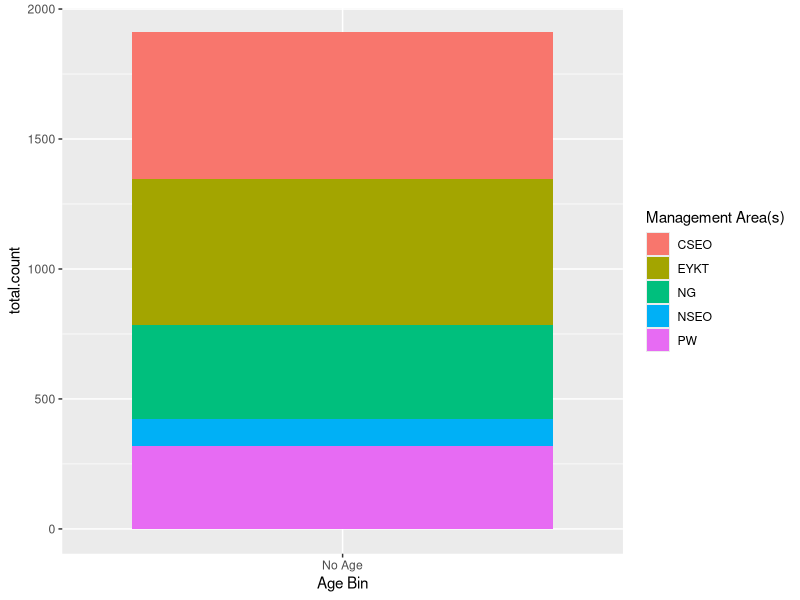

The R script that drew this image: (Note: this script raises an error after producing the figure.)
library(tidyverse)
library(lubridate)

fish.data <- read_csv("ADU Specimen Analysis.csv")

fish.data %>%
  filter(`Common Name` == "lingcod",
         `Sampling Year` == 2018) %>%
  group_by(`Management Area(s)`, `Age Bin`) %>%
  summarise(total.count = sum(`Specimen Count`)) %>%
  ggplot(aes(x = `Age Bin`, y = total.count)) +
  geom_bar(stat = "identity",
           aes(fill = `Management Area(s)`))

x <- unique(fish.data$`Common Name`)
x

includeHTML(paste0(getwd(),"/www/","adfgaboutus1.html"))

#h1 - h6 coresonds to the text size: h1 is largest, then it sgets smaller as you go

# tags$div(
#   tags$h1("Heading"), 
#   tags$h2("Subheading"), 
#   tags$h3("Subsubheading"), 
#   tags$h4("Subsubsubheading"), 
#   tags$h5("Subsubsubsubheading"), 
#   tags$h6("Subsubsubsubsubheading") 
# ),
###HTML notes for images, banner, etc
# tags$div(
#   HTML(paste("Select a year to view Alaska Fish Counts ", tags$span(style="color:red", "red"), sep = ""))
# ),

#tags$h1(id = "title1", "Alaska Fish Counts from 1976 - 2019"),
#    #titlePanel("Alaska Fish Counts from 1976 - 2019"),
#    #tags$b("This text is bold."),
#    #tags$img(src = "fish_and_gamelogo.png", width = "50px", height = "50px"), ##NEED to put images in a another folder called www. Don't know why
#    div(
#      h1(style="background-color: black; color: white; height: 125px; padding: 10px; margin: 0px",
#         
#         HTML('<img src="fish_and_gamelogo.png" style="float:right; padding-right:25px" width="125px" height="100px"/>',
#              'Alaska Fish Counts <br> 1976-2019'
#         ))
#    ),
#    tags$div(
#      tags$blockquote(
#        tags$em("Science in the Last Frontier", cite = "Alaska Fish and Game"))
#      
#    ),
#    #div creates a division of an html document
#    
#    HTML('<hr >'), #this makes a horizontonal line break; also works by tags$hr()
